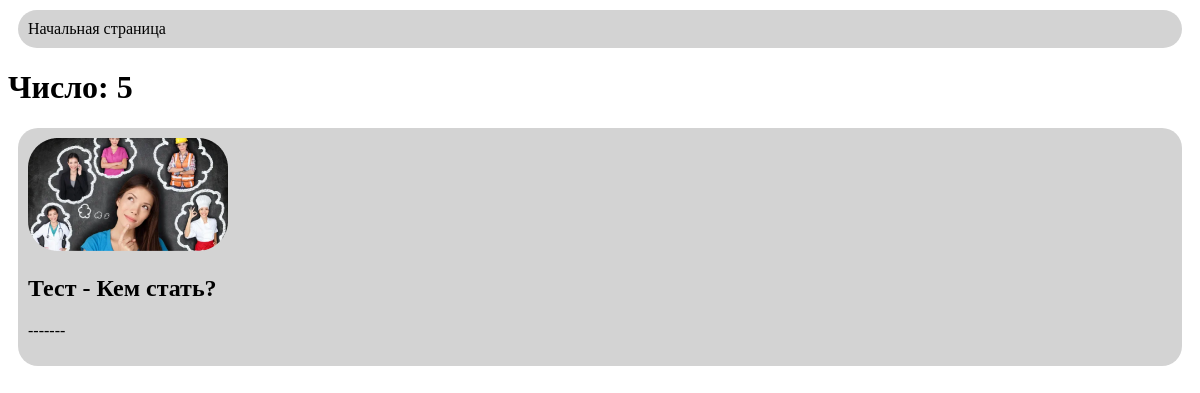
The page /1 on the database its author committed.
### quiz/models.py (models this page shows, shortened)
class Quiz(models.Model):
    name = models.CharField('Название', max_length=255)
    description = models.TextField('Описание')
    image = models.ImageField('Обложка')

### quiz/views.py (the view)
# urls.py: path('1', quizez),
def quizez(request):
    print('Кто-то посетил страницу')
    tests = Quiz.objects.all()
    return render(request, 'second_page.html', {'tests': tests, 'number': 5})

### templates/second_page.html (shortened to what this page needs)
<!DOCTYPE html>
{% load static %}
<html lang="en">
<head>
    <link rel="stylesheet" href="{% static 'css/styles.css' %}">
</head>
<body>
<a href="/">Начальная страница</a>
<h1>Число: {{number}}</h1>
{% for quiz in tests %}
<a href="/quizez/{{quiz.pk}}">
    <img src="{{ quiz.image.url }}" alt="">
    <h2>Тест - {{quiz.name}}</h2>
    <p>{{quiz.description}}</p>
</a>
{% endfor %}
</body>
</html>

### static/css/styles.css (style rules this page uses)
a { text-decoration: none; background: lightgray; padding: 10px; display: block; color: black; margin: 10px; border-radius: 20px; }

### rows shown on the page
Quiz: image (picture), name "Кем стать?", description "-------"

### other values the page prints
{{ number }} "5"
